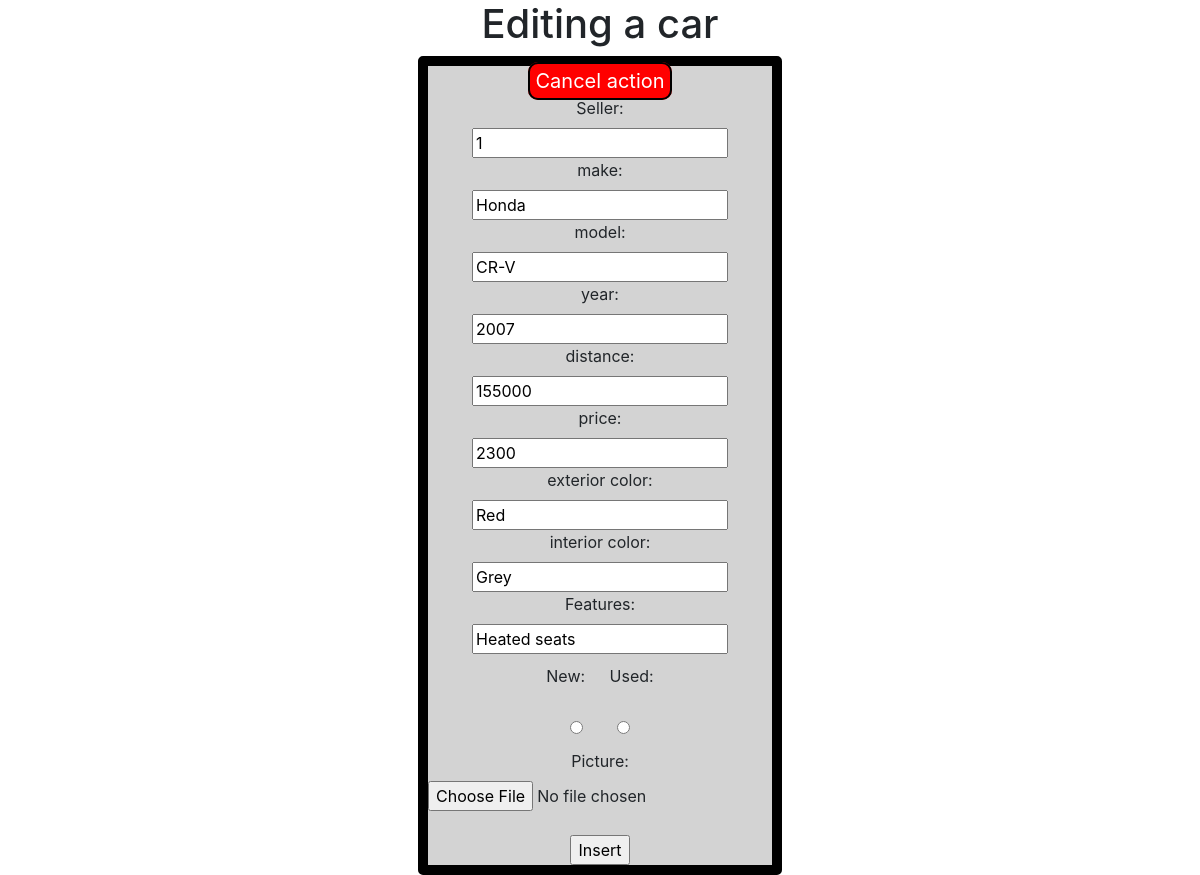
The app's page /car/edit/1 (signed in) with its own data.
### tables this page shows
CREATE TABLE `car` (
  `id` int(11) NOT NULL,
  `seller_id` int(11) NOT NULL,
  `make` varchar(30) NOT NULL,
  `model` varchar(30) NOT NULL,
  `year` int(4) NOT NULL,
  `price` int(11) NOT NULL,
  `ext_col` varchar(20) NOT NULL,
  `int_col` varchar(20) NOT NULL,
  `distance` int(7) NOT NULL,
  `status` varchar(4) NOT NULL,
  `features` varchar(500) NOT NULL,
  `picture` varchar(255) NOT NULL
);

### Model/Car.php (called while the page is built, shortened)
<?php
class Car extends Model{
    public function find($id){
        $SQL = "SELECT * FROM car WHERE id=:id";
        $stmt = self::$_conn->prepare($SQL);
        $stmt->execute(['id'=>$id]);
        $stmt->setFetchMode(PDO::FETCH_CLASS,'Car');
        return $stmt->fetch();
    }
}
?>

### dbConn.php (called while the page is built)
<?php
class Model{
    protected static $_conn = null;
    public function __construct(){
        if(self::$_conn == null){
            $host = 'localhost';
            $dbname = 'db_project';
            $user = 'root';
            $password = '';
            self::$_conn = new PDO("mysql:host=$host;dbname=$dbname",$user,$password);
        }
    }
}
?>

### View/car/edit.php (the view, shortened to what this page needs)
<!DOCTYPE html>
<html lang="en">
<head>
    <?php
    include 'View/includes/style.php';
    ?>
</head>
<body>
    <center><h1>Editing a car</h1></center>
    <div class="form">
    <a href="/car/index">Cancel action</a>
    <form action="" method="post">
        <label>Seller:</label><br>
        <input type="text" name="seller" value="<?= $data->seller_id?>"><br>
        <label>make:</label><br>
        <input type="text" name="make" value="<?= $data->make?>"><br>
        <label>model:</label><br>
        <input type="text" name="model" value="<?= $data->model?>"><br>
        <label>year:</label><br>
        <input type="text" name="year" value="<?= $data->year?>"><br>
        <label>distance:</label><br>
        <input type="text" name="dist" value="<?= $data->distance?>"><br>
        <label>price:</label><br>
        <input type="text" name="price" value="<?= $data->price?>"><br>
        <label>exterior color:</label><br>
        <input type="text" name="ext" value="<?= $data->ext_col?>"><br>
        <label>interior color:</label><br>
        <input type="text" name="int" value="<?= $data->int_col?>"><br>
        <label>Features:</label><br>
        <input type="text" name="vin" value="<?= $data->features?>"><br>
        <div class="radio">
            <label>New:</label>
            <label>Used:</label><br>
            <input type="radio" name="rd" value="New">
            <input type="radio" name="rd" value="Used"><br>
        </div>
        <label>Picture:</label><br>
        <input type="file" name="pic" class="pic"><br><br>
        <input type="submit" name="submit" value="Insert"><br>
    </form>
    </div>
</body>
</html>

### View/car/edit.php (style rules this page uses)
.form { border: solid black 10px; border-radius: 5px; background-color:lightgrey; width:fit-content; margin:auto; text-align: center; }
.form a { color: white; font-size: 20px; border: solid black 2px; border-radius: 10px; background-color: red; padding: 5px; margin-top: 100px; text-decoration: none; }
.radio label { padding:10px; }
.radio input { margin:15px; padding-top:none; }

### records on screen
car: seller "1", make "Honda", model "CR-V", year "2007", dist "155000", price "2300", ext "Red", int "Grey", vin "Heated seats"
